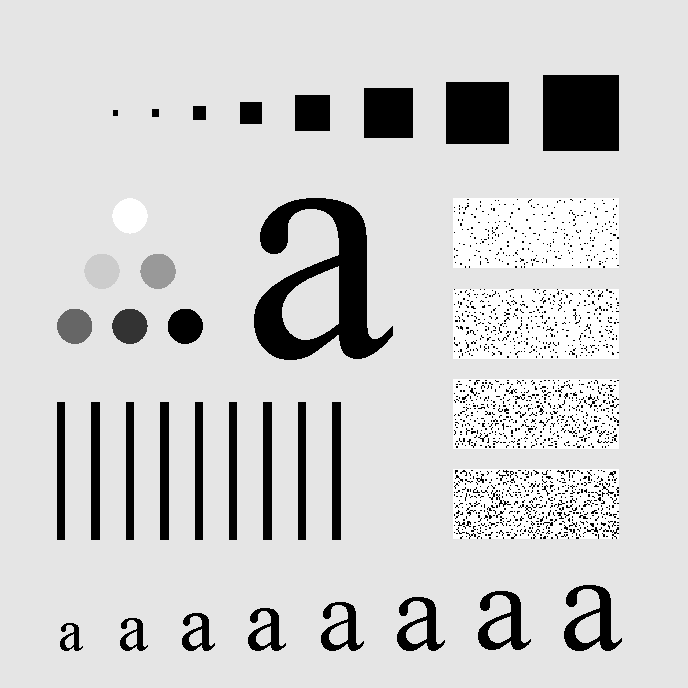
%> input picture lab3/proj04_04/img.tif, 688 x 688 px
$ octave proj04_04.m   (GNU Octave 9; MATLAB toolbox functions it lacks are replaced by stand-ins)
%> lines starting %> are read from the running program, lines starting %| are printed output that depends on the picture
clear;
close all;

img = imread('img.tif');
%> img is the input picture: size 688x688 uint8; min 0, max 255, mean 207.3
img = double(img);
%> img: size 688x688 double
img = img / 255.0;
figure;
subplot(1,3,1);
imagesc(img);
colormap(gray);
title('orig');

D = [60,160];
idx = 2;

for i=1:2
%> this loop made 2 passes; what is shown inside it comes from the first
    D0 = D(i);
    H = LowPassFilter(688,688,D0);
    H = 1-H;
    % [4 lines of commented-out code are left out]

    img_F = fft2(img);
    img_F = fftshift(img_F);
    F = H .* img_F;
    % [4 lines of commented-out code are left out]

    img_reconstruct = abs(ifft2(F));
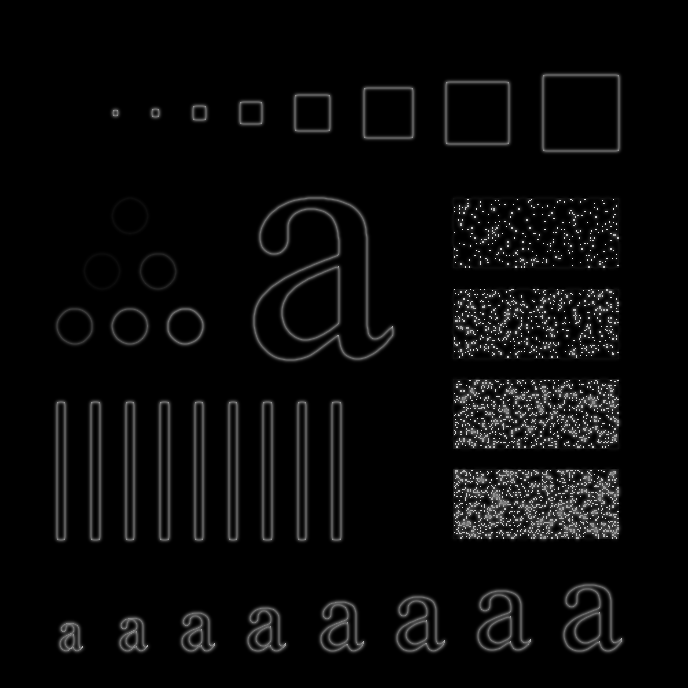
%> img_reconstruct: size 688x688 double; min 3.34e-12, max 0.952, mean 0.0383
    subplot(1,3,idx);
    imagesc(img_reconstruct);
    colormap(gray);
    title('filtered image, ', D0);
    idx = idx+1;
end
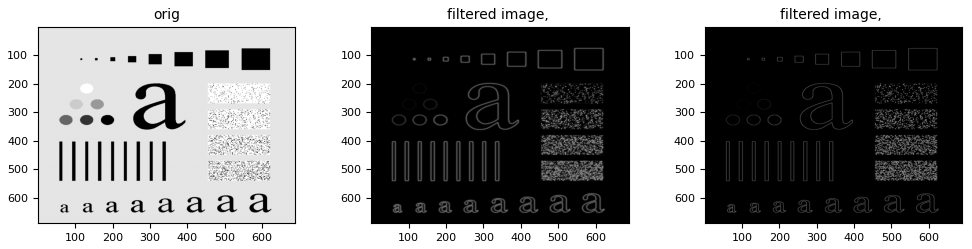
%> figure redrawn from the program's plot data, 3 panels

function H = LowPassFilter(M, N, D0)

    H = zeros(M, N);

    center_y = floor(N/2);
    center_x = floor(M/2);
    for i = 1:M
        for j = 1:N
            D2 = (center_y - i)^2 + (center_x -j)^2;
            H(i,j) = exp(-D2 / 2 / D0^2);
        end
    end

end
